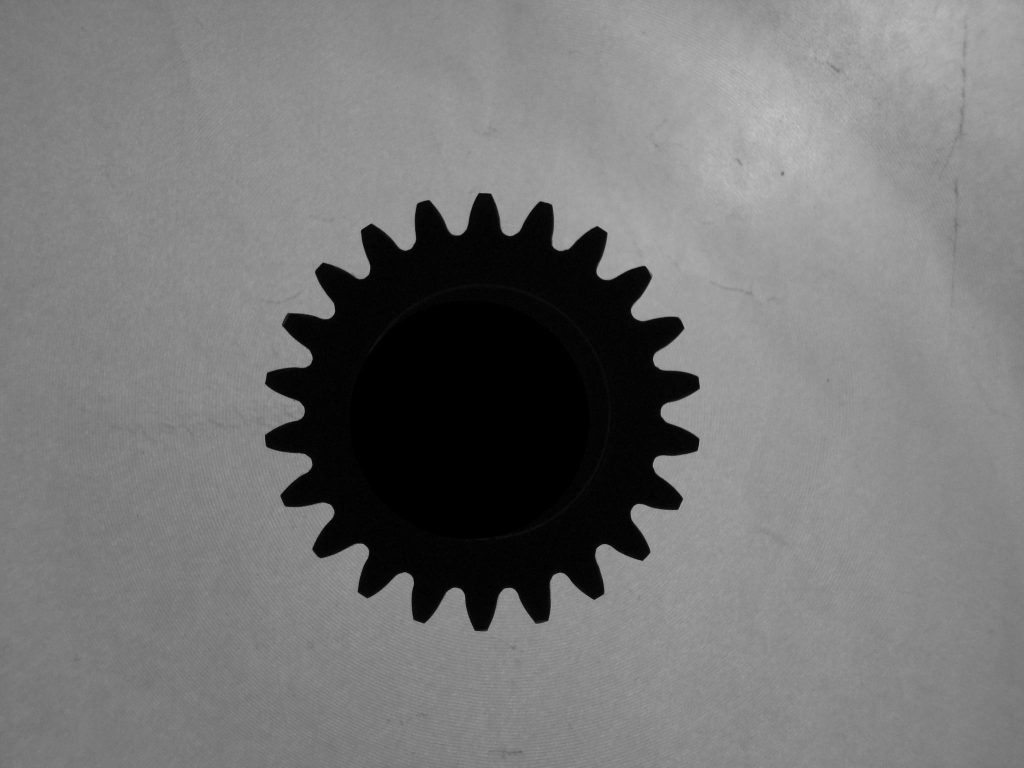
#> input picture data/gear.jpg, 2048 x 1536 px (shown at 1/2 size)
$ python troubleshoot.py
#> lines starting #> are read from the running program, lines starting #| are printed output that depends on the picture; after the words box and inside, x2 and y2 are one past the last pixel; in counts of white or black regions, pixels touching at a corner belong together
#> further down, img_grey is the input picture: shape (1536, 2048); min 0, max 202, mean 118.4
#> the answer given: 100
### avgfilter.py
"""
 This module has methods to help apply filter on an image through convolution
"""


import cv2
import numpy as np

# [57 lines left out: functions genAvgKernal, applyFilter, not called in this run]


def zeroPad(img, filterSize):
    """Funtion generates a zeropadded copy of provided image

    Args:
        img (numpy_array): The referance input image to which the zeropadding has to be done
        filterSize (integer): layers of zeros is determined with respect to the size of the filter kernal

    Returns:
        numpy_array: zero padded image
    """
#> called with filterSize = 100
    imgH, imgW = np.shape(img)
#> imgH = 1536; imgW = 2048
    pivot = int(filterSize / 2) # index of pivot location = (int)*((size of filter)/2)
    result = np.zeros((imgH + 2 * pivot, imgW + 2 * pivot), np.uint8) # size of final zero padded image = (raw_image_rows+2*pivot)x(raw_image_columns)
    for r in range(0, imgH):
        for c in range(0, imgW):
            result[r + pivot][c + pivot] = img[r][c]
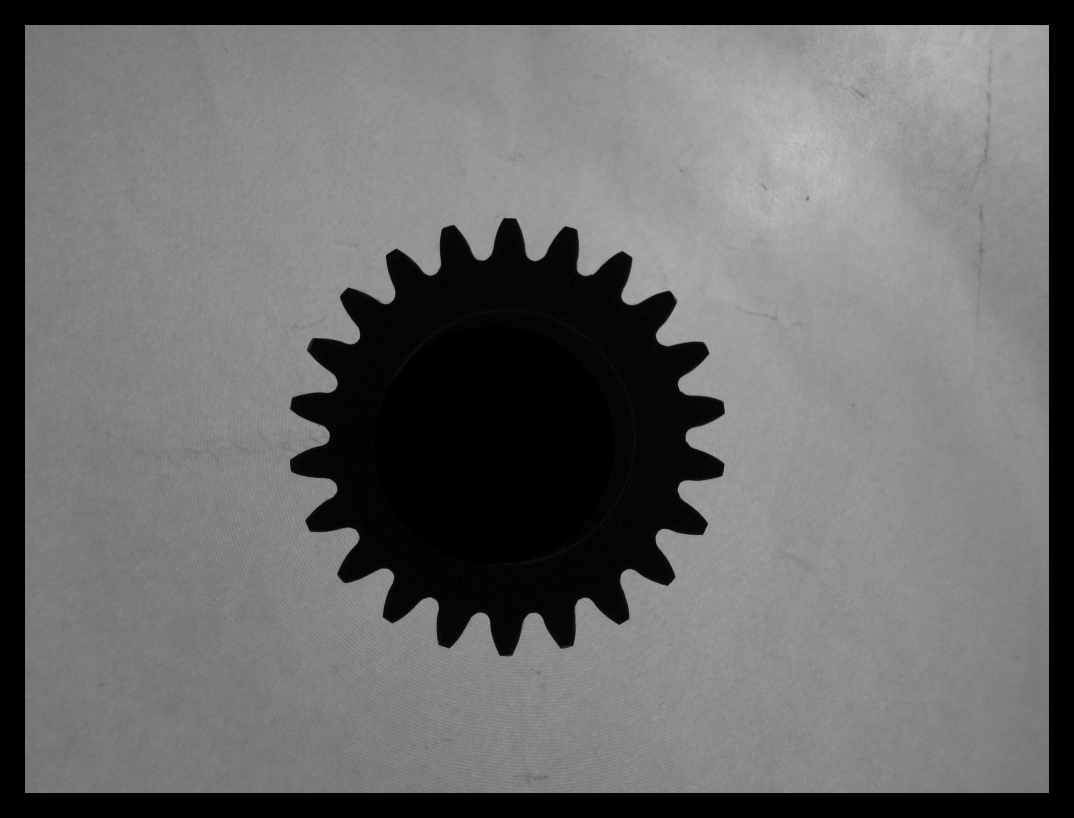
#> result: shape (1636, 2148) (shown at 1/2 size); min 0, max 202, mean 106
    return result


def mirrorPad(img, filterSize):
    """function generates a mirror padded copy of provided image

    Args:
        img (numpy_array):
        filterSize (integer): [description]

    Returns:
        numpy_image: mirror padded image
    """
#> called with filterSize = 100

    result = zeroPad(img, filterSize)
    resH, resW = np.shape(result)
#> resH = 1636; resW = 2148
    pivot = int(filterSize / 2)

    for row in range(pivot, resH - pivot):
        temp = result[row][pivot + 1:2 * pivot + 1]
        result[row][0:pivot] = temp[::-1]

        temp = result[row][resW - 2 * pivot - 1:resW - pivot - 1]
        result[row][resW - pivot:resW] = temp[::-1]
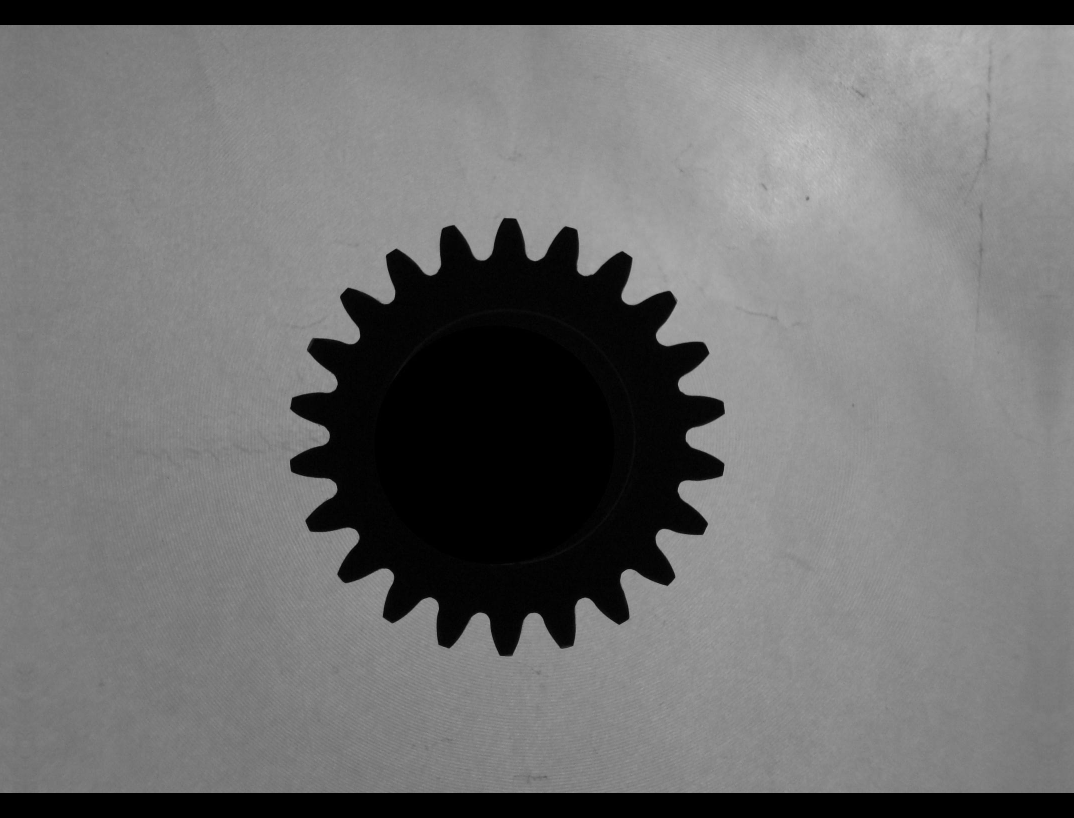
#> result: shape (1636, 2148) (shown at 1/2 size); 4.37% of pixels changed, all inside (x1, y1, x2, y2) = (0, 50, 2148, 1586)

    for col in range(0, resW):
        temp = result[pivot + 1:2 * pivot + 1, col]
        result[0:pivot, col] = temp[::-1]

        temp = result[resH - 2 * pivot - 1:resH - pivot - 1, col]
        result[resH - pivot:resH, col] = temp[::-1]
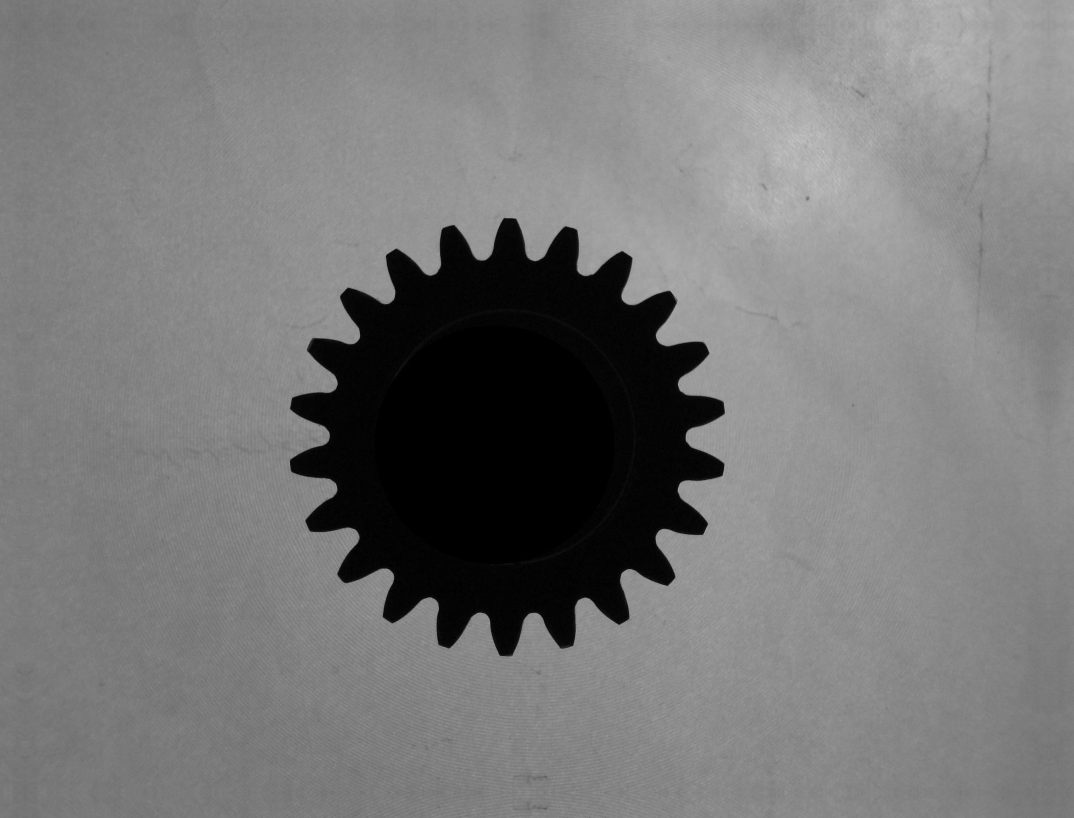
#> result: shape (1636, 2148) (shown at 1/2 size); 6.11% of pixels changed, all inside (x1, y1, x2, y2) = (0, 0, 2148, 1636)

    return result

### troubleshoot.py
import cv2
from avgfilter import *

IMAGE_PATH = 'data/gear.jpg'

def getSize():  # Asks the user for an input and returns the input
    return int(input("Enter filter size (example - input '3' to gen 3*3 filter): "))

img_grey = cv2.imread(IMAGE_PATH, cv2.IMREAD_GRAYSCALE)
size = getSize()

# Window to display raw image and filtered image
cv2.namedWindow('Raw Image', cv2.WINDOW_NORMAL)
cv2.namedWindow('Zero Padded', cv2.WINDOW_NORMAL)
cv2.namedWindow('Mirror Padded', cv2.WINDOW_NORMAL)

# Resize both windows, to avoid case when the images are too big to be displayed
cv2.resizeWindow('Raw Image', 800, 800)
cv2.resizeWindow('Zero Padded', 800, 800)
cv2.resizeWindow('Mirror Padded',800, 800)

# Display the image in the respective windows
cv2.imshow('Raw Image', img_grey)
cv2.imshow('Zero Padded', zeroPad(img_grey, size))
cv2.imshow('Mirror Padded', mirrorPad(img_grey, size))

print("Press ESC to go back to exit")
key = cv2.waitKey(0)
#> (key Esc is pressed here)
if key == 27:                                          # 27 corresponds to ESC
    cv2.destroyAllWindows()
print("Application Closed")
